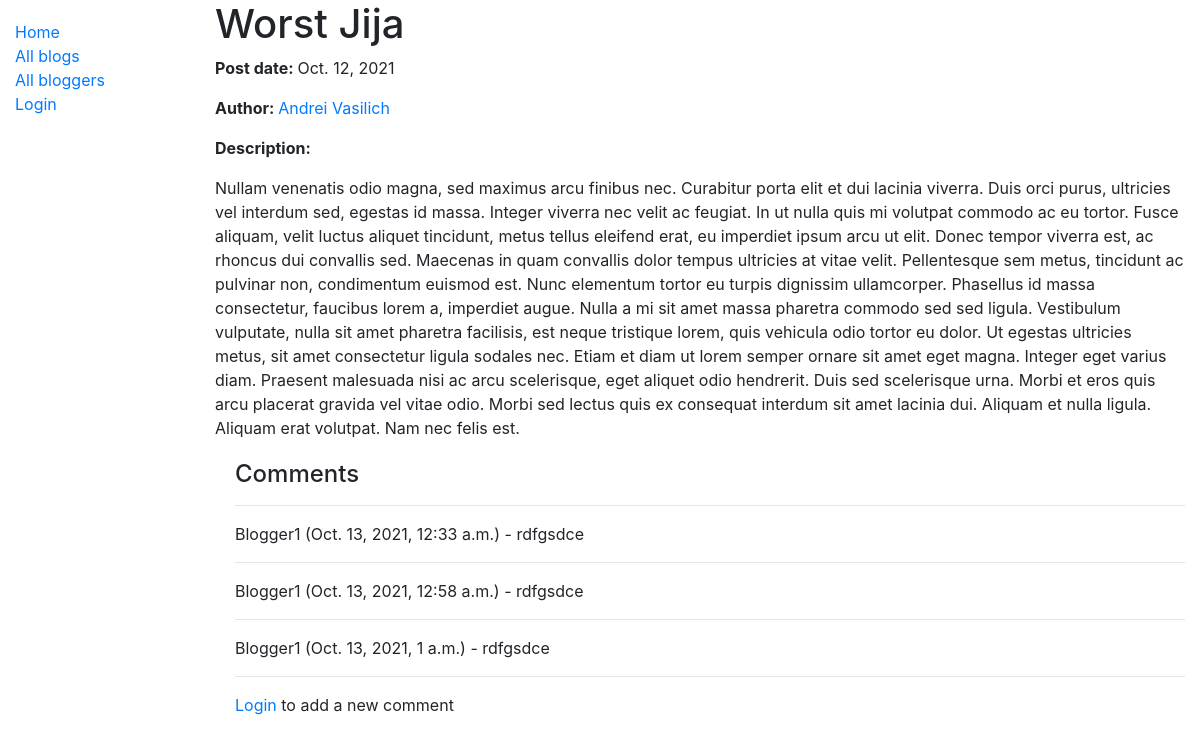
The app's page /blog/2/ with its own data.
### blog/models.py (models this page shows, shortened)
class Post(models.Model):
    title = models.CharField(max_length=255)
    content = models.TextField()
    date_add = models.DateField(auto_now_add=True)
    blogger = models.ForeignKey(Blogger, on_delete=models.CASCADE)
    class Meta:
        ordering = ['-date_add']
        permissions = (('can_create_new_post', 'Can create new post'),)

class Blogger(models.Model):
    name = models.CharField(max_length=255)
    bio = models.TextField()
    def __str__(self):
        return self.name
    def get_absolute_url(self):
        return reverse('blogger-detail', args=[str(self.id)])

class Comment(models.Model):
    author = models.ForeignKey(User, on_delete=models.CASCADE)
    message = models.TextField()
    post = models.ForeignKey(Post, on_delete=models.CASCADE)
    date_add = models.DateTimeField(auto_now_add=True)
    class Meta:
        ordering = ['date_add']

### blog/views.py (the view)
# urls.py: path('<int:pk>/', views.BlogDetailView.as_view(), name='blog-detail'),
class BlogDetailView(generic.DetailView):
    model = Post

### blog/templates/blog/post_detail.html
{% extends 'base_generic.html' %}
{% block content %}
<h1>{{ post.title }}</h1>
<p><strong>Post date: </strong>{{ post.date_add }}</p>
<p>
    <strong>Author: </strong>
    <a href="{{ post.blogger.get_absolute_url }}">{{ post.blogger }}</a>
</p>
<p><strong>Description:</strong></p>
<p>{{ post.content }}</p>
<div style="margin-left:20px;margin-top:20px;">
    <h4>Comments</h4>
    {% for comment in post.comment_set.all %}
    <hr>
    <p>{{ comment.author }} ({{ comment.date_add }}) - {{ comment.message }}</p>
    {% endfor %}
    <hr>
    {% if user.is_authenticated %}
    <a href="{% url 'comment' post.id %}">Add a new comment</a>
    {% else %}
    <p><a href="{% url 'login'%}?next={{request.path}}">Login </a>to add a new comment</p>
    {% endif %}
</div>
{% endblock %}

### records on screen
Post: title "Worst Jija", date_add "Oct. 12, 2021", blogger "Andrei Vasilich", content "Nullam venenatis odio magna, sed maximus arcu finibus nec. Curabitur porta elit et dui lacinia viverra. Duis orci purus, ultricies vel interdum sed, egestas id massa. Integer viverra nec velit ac feugiat. In ut nulla quis mi volutpat commodo ac eu tortor. Fusce aliquam, velit luctus aliquet tincidunt, metus tellus eleifend erat, eu imperdiet ipsum arcu ut elit. Donec tempor viverra est, ac rhoncus dui convallis sed. Maecenas in quam convallis dolor tempus ultricies at vitae velit. Pellentesque sem metus, tincidunt ac pulvinar non, condimentum euismod est. Nunc elementum tortor eu turpis dignissim ullamcorper. Phasellus id massa consectetur, faucibus lorem a, imperdiet augue. Nulla a mi sit…"
Comment: author "Blogger1", date_add "Oct. 13, 2021, 12:33 a.m.", message "rdfgsdce"
Comment: author "Blogger1", date_add "Oct. 13, 2021, 12:58 a.m.", message "rdfgsdce"
Comment: author "Blogger1", date_add "Oct. 13, 2021, 1 a.m.", message "rdfgsdce"
